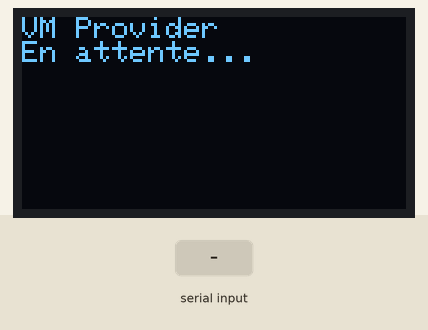
Simulated run of this sketch. Board: ESP32. Shown: 128×64 one-colour display. The test bench sets the inputs (shaded band). What the sketch prints to the serial monitor is not drawn.

Above: at 1.1 s.
At 5.6 s:
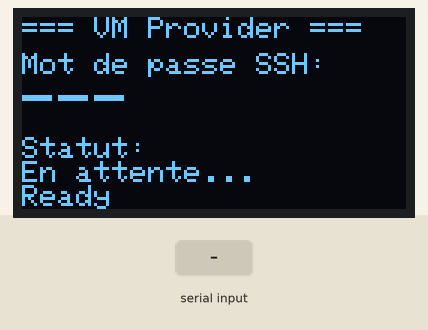
5.7 s: "PWD:\n" received over Serial
At 6.9 s:
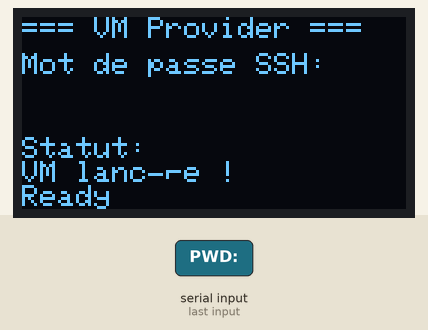
7.2 s: "1\n" received over Serial
Timing chart, 0 to 10.2 s (numbered marks = the images above; inputs shaded):
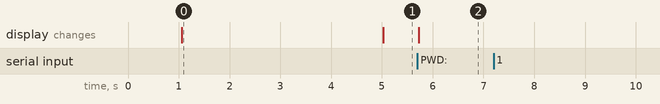

The sketch:

main.ino
```cpp
#include <Wire.h>
#include <Adafruit_GFX.h>
#include <Adafruit_SSD1306.h>

#define SCREEN_WIDTH 128
#define SCREEN_HEIGHT 64
#define OLED_RESET -1
#define SDA_PIN 17
#define SCL_PIN 18

Adafruit_SSD1306 display(SCREEN_WIDTH, SCREEN_HEIGHT, &Wire, OLED_RESET);

String inputBuffer = "";
String lastVmType = "---";
String lastStatus = "En attente...";
unsigned long lastUpdateTime = 0;

void setup() {
  Serial.begin(115200);
  delay(1000);

  Wire.begin(SDA_PIN, SCL_PIN);

  if (!display.begin(SSD1306_SWITCHCAPVCC, 0x3C)) {
    Serial.println("Erreur : écran SSD1306 non trouvé !");
    while (1);
  }

  display.clearDisplay();
  display.setTextSize(1);
  display.setTextColor(SSD1306_WHITE);
  display.setCursor(0, 0);
  display.println("VM Provider");
  display.println("En attente...");
  display.display();

  Serial.println("[ESP32] Prêt — écran SSD1306 initialisé");
}

void loop() {
  while (Serial.available()) {
    char c = Serial.read();
    inputBuffer += c;

    if (c == '\n') {
      inputBuffer.trim();
      parseAndDisplay(inputBuffer);
      inputBuffer = "";
      lastUpdateTime = millis();
    }
  }

  if (millis() - lastUpdateTime > 5000) {
    updateDisplay();
    lastUpdateTime = millis();
  }
}

void parseAndDisplay(String data) {
  // Format PWD: (depuis notre API)
  if (data.startsWith("PWD:")) {
    lastVmType = data.substring(4);
    lastStatus = "VM lancée !";
    Serial.println("[ESP32] Mot de passe reçu : " + lastVmType);
    updateDisplay();
    return;
  }

  // Format JSON (compatibilité collègue)
  int vmTypePos = data.indexOf("\"vm_type\":\"");
  if (vmTypePos != -1) {
    int startIdx = vmTypePos + 11;
    int endIdx = data.indexOf("\"", startIdx);
    if (endIdx != -1) {
      lastVmType = data.substring(startIdx, endIdx);
    }
  }

  lastStatus = "VM lancée !";
  Serial.println("[ESP32] VM reçue : " + lastVmType);
  updateDisplay();
}

void updateDisplay() {
  display.clearDisplay();
  display.setTextSize(1);
  display.setTextColor(SSD1306_WHITE);

  display.setCursor(0, 0);
  display.println("=== VM Provider ===");

  display.setCursor(0, 12);
  display.println("Mot de passe SSH:");
  display.setCursor(0, 20);
  display.setTextSize(2);
  display.println(lastVmType);

  display.setTextSize(1);
  display.setCursor(0, 40);
  display.println("Statut:");
  display.setCursor(0, 48);
  display.println(lastStatus);

  display.setCursor(0, 56);
  display.println("Ready");

  display.display();
}
```

Measured:
- after the input at 5.7 s, the display: changes at once (image 2)
- after the input at 7.2 s, every drawn part: stays the same
- what the display in image 0 shows lasts 3.9 s, from 1.1 s to 5.0 s
